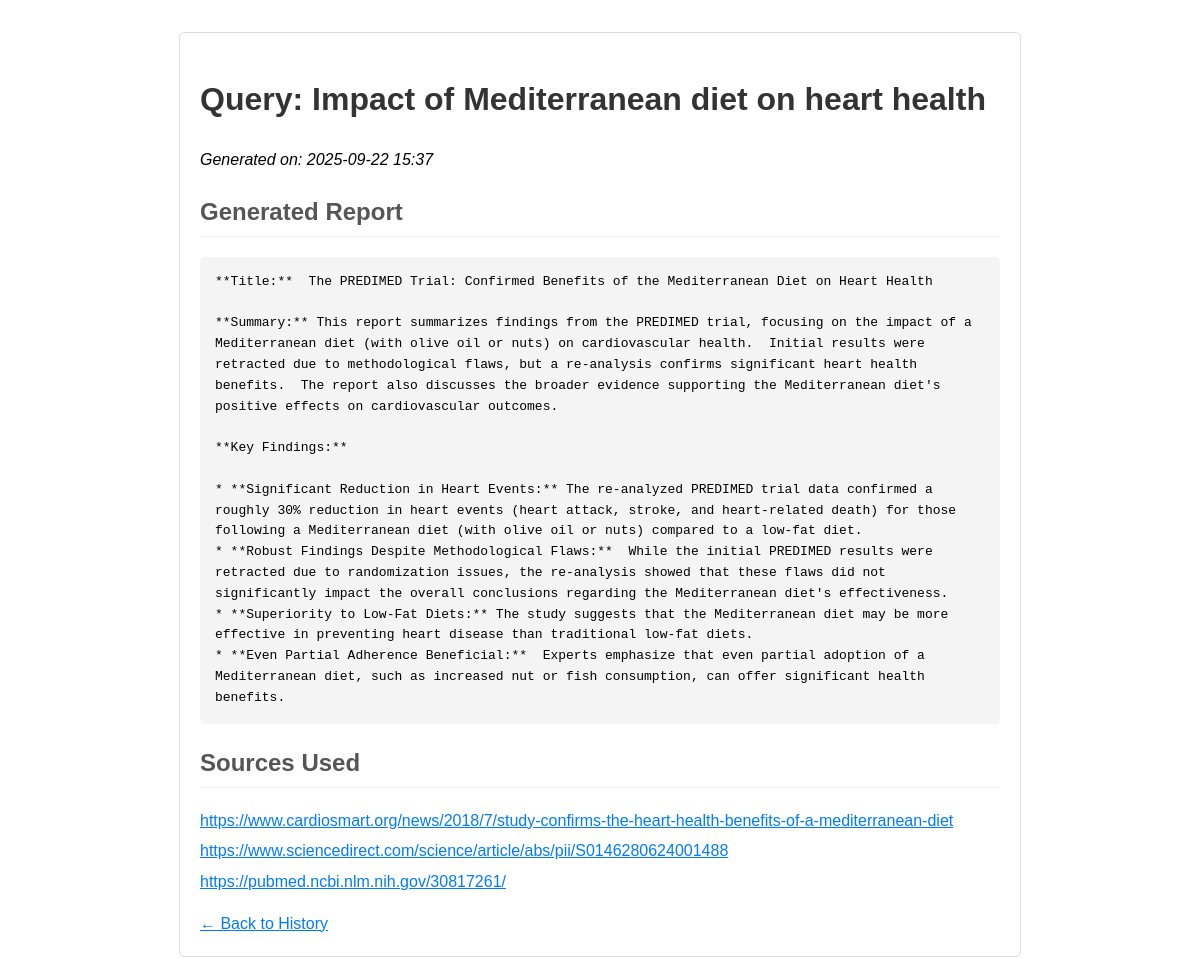
The page /report/1 on the database its author committed.
### app.py (models this page shows)
class Report(Base):
    __tablename__ = "reports"
    id = Column(Integer, primary_key=True, index=True)
    query = Column(String, index=True)
    report_content = Column(Text)
    sources = Column(Text)
    timestamp = Column(DateTime, default=datetime.utcnow)

### app.py (the view)
@app.route("/report/<int:report_id>")
def report(report_id):
    db = SessionLocal()
    single_report = db.query(Report).filter(Report.id == report_id).first()
    db.close()
    if single_report is None: abort(404)
    sources_list = single_report.sources.split(", ")
    return render_template("report.html", report=single_report, sources=sources_list)

### templates/report.html (shortened to what this page needs)
<!DOCTYPE html>
<html lang="en">
<head>
</head>
<body>
    <div class="container">
        <h1>Query: {{ report.query }}</h1>
        <p><em>Generated on: {{ report.timestamp.strftime('%Y-%m-%d %H:%M') }}</em></p>
        <h2>Generated Report</h2>
        <pre>{{ report.report_content }}</pre>
        <h2>Sources Used</h2>
        <ul class="sources-list">
            {% for source in sources %}
            <li><a href="{{ source }}" target="_blank">{{ source }}</a></li>
            {% endfor %}
        </ul>
        <a href="{{ url_for('index') }}">&larr; Back to History</a>
    </div>
</body>
</html>

### templates/report.html (style rules this page uses)
body { font-family: sans-serif; margin: 2em; line-height: 1.6; }
.container { max-width: 800px; margin: 0 auto; padding: 20px; background-color: #fff; border: 1px solid #ddd; border-radius: 5px; }
h1 { color: #333; }
h2 { color: #555; border-bottom: 1px solid #eee; padding-bottom: 5px; }
pre { white-space: pre-wrap; word-wrap: break-word; background-color: #f4f4f4; padding: 15px; border-radius: 5px; }
.sources-list { list-style: none; padding: 0; }
.sources-list li { margin-bottom: 5px; }
a { color: #007bff; }

### rows shown on the page
Report: query "Impact of Mediterranean diet on heart health", timestamp "2025-09-22 15:37", report_content "**Title:** The PREDIMED Trial: Confirmed Benefits of the Mediterranean Diet on Heart Health **Summary:** This report summarizes findings from the PREDIMED trial, focusing on the impact of a Mediterranean diet (with olive oil or nuts) on cardiovascular health. Initial results were retracted due to methodological flaws, but a re-analysis confirms significant heart health benefits. The report also discusses the broader evidence supporting the Mediterranean diet's positive effects on cardiovascular outcomes. **Key Findings:** * **Significant Reduction in Heart Events:** The re-analyzed PREDIMED trial data confirmed a roughly 30% reduction in heart events (heart attack, stroke, and heart-related…"

### other values the page prints
{{ source }} "https://www.cardiosmart.org/news/2018/7/study-confirms-the-heart-health-benefits-of-a-mediterranean-diet" "https://www.sciencedirect.com/science/article/abs/pii/S0146280624001488" "https://pubmed.ncbi.nlm.nih.gov/30817261/"
